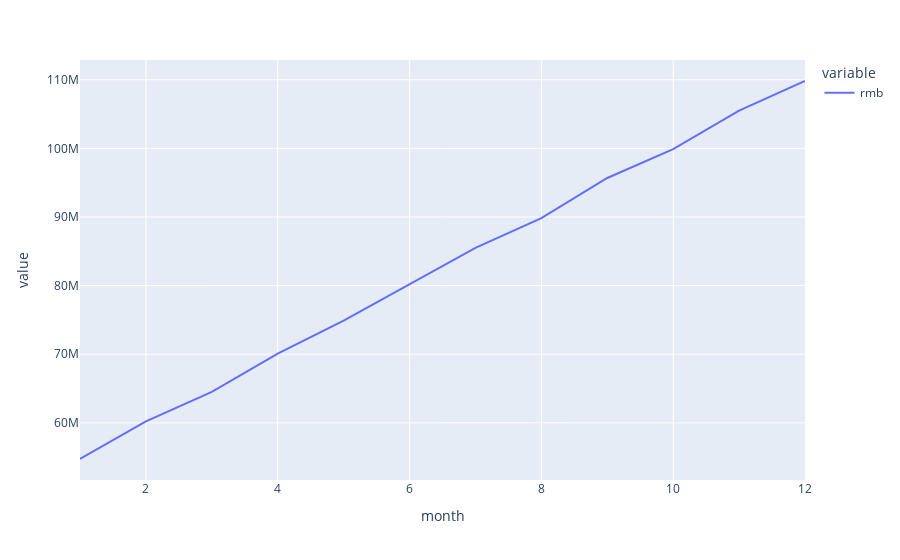

The code cell stored with this chart in its notebook:
### Code cell
# 画图看费用趋势（非题目）
trend_fig = total_rmb_trend.plot()
trend_fig.show()

### Figure 1 — Plotly figure (JSON) as saved in the notebook; plotly's stock layout.template omitted (floating-point values rounded to 4 significant figures)
{"data": [{"hovertemplate": "variable=rmb<br>month=%{x}<br>value=%{y}<extra></extra>", "legendgroup": "rmb", "line": {"color": "#636efa", "dash": "solid"}, "mode": "lines", "name": "rmb", "orientation": "v", "showlegend": true, "type": "scatter", "x": [1, 2, 3, 4, 5, 6, 7, 8, 9, 10, 11, 12], "xaxis": "x", "y": [54736334, 60233605, 64509844, 70095635, 74892985, 80190053, 85488347, 89825213, 95682971, 99897334, 105491381, 109812912], "yaxis": "y"}], "layout": {"legend": {"title": {"text": "variable"}, "tracegroupgap": 0}, "margin": {"t": 60}, "xaxis": {"anchor": "y", "domain": [0, 1], "title": {"text": "month"}}, "yaxis": {"anchor": "x", "domain": [0, 1], "title": {"text": "value"}}}}
